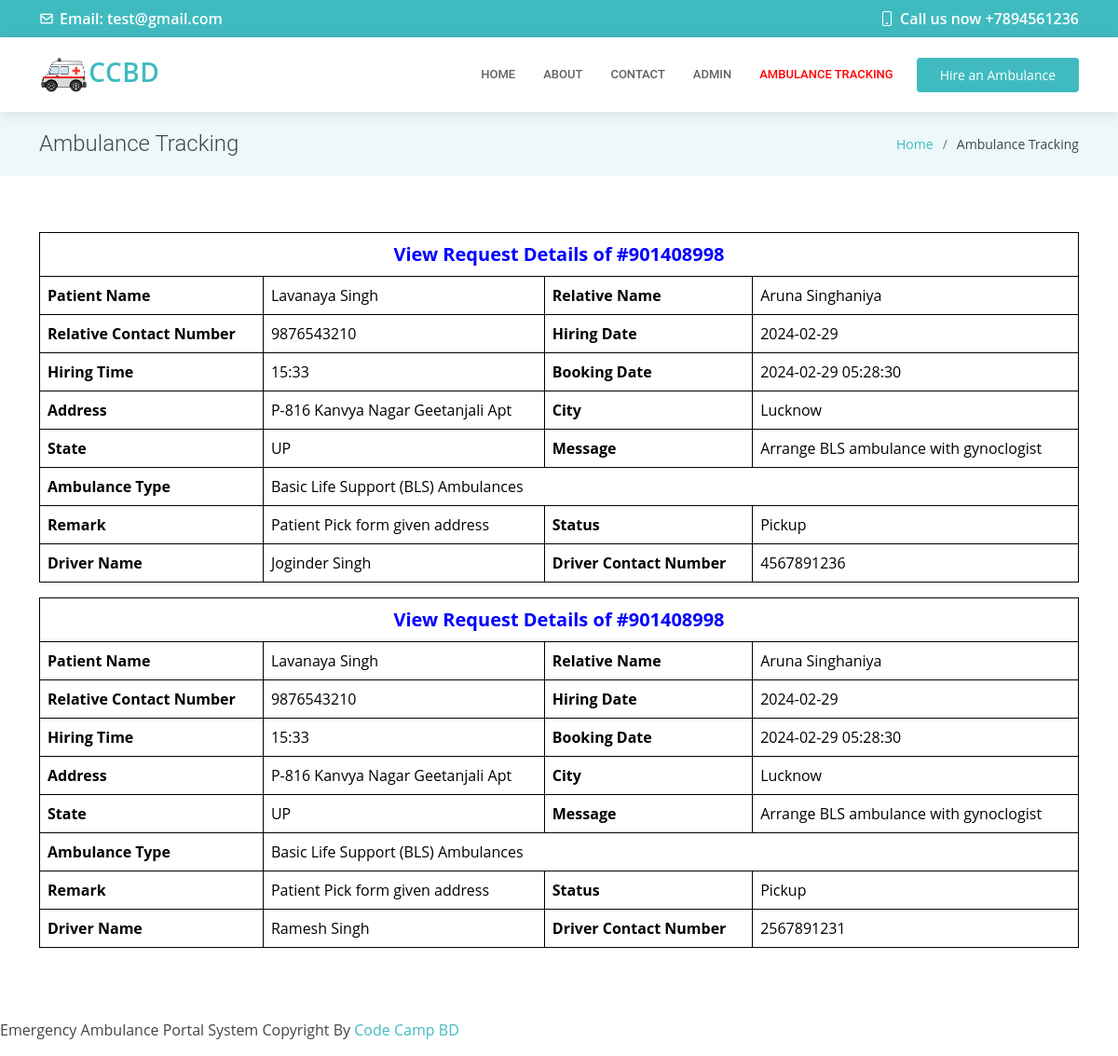
Before: /booking-details.php?id=3 with the older database file.
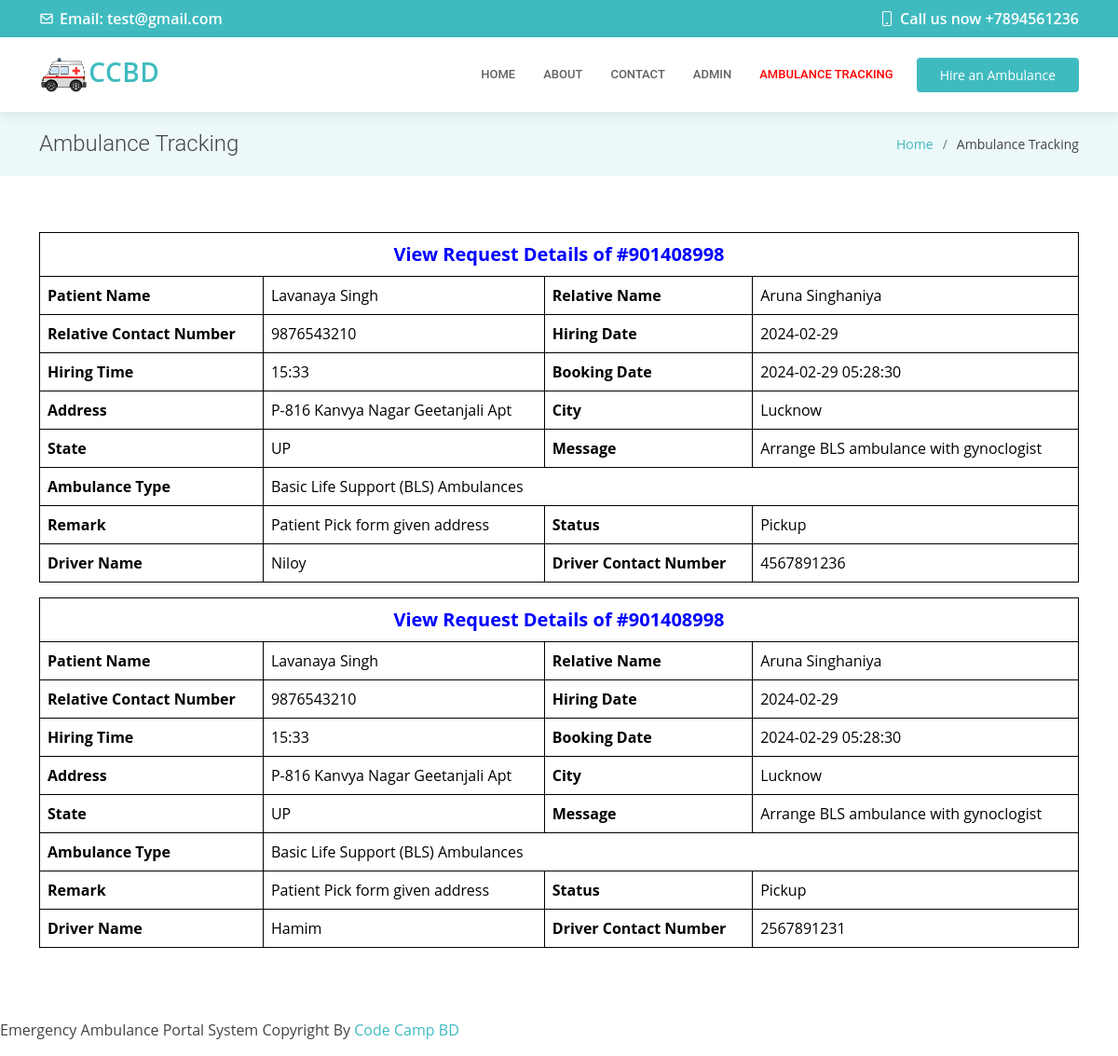
After: the same page with the newer database file.
### tables this page shows
CREATE TABLE `tblpage` (
  `ID` int(10) NOT NULL,
  `PageType` varchar(200) DEFAULT NULL,
  `PageTitle` varchar(200) DEFAULT NULL,
  `PageDescription` mediumtext DEFAULT NULL,
  `Email` varchar(200) DEFAULT NULL,
  `MobileNumber` bigint(10) DEFAULT NULL,
  `UpdationDate` timestamp NULL DEFAULT NULL ON UPDATE current_timestamp()
);

CREATE TABLE `tblambulancehiring` (
  `ID` int(11) NOT NULL,
  `BookingNumber` int(10) DEFAULT NULL,
  `PatientName` varchar(250) DEFAULT NULL,
  `RelativeName` varchar(250) DEFAULT NULL,
  `RelativeConNum` bigint(11) DEFAULT NULL,
  `HiringDate` varchar(250) DEFAULT NULL,
  `HiringTime` varchar(250) DEFAULT NULL,
  `AmbulanceType` int(5) DEFAULT NULL,
  `Address` mediumtext DEFAULT NULL,
  `City` mediumtext DEFAULT NULL,
  `State` mediumtext DEFAULT NULL,
  `Message` longtext DEFAULT NULL,
  `BookingDate` timestamp NULL DEFAULT current_timestamp(),
  `Remark` varchar(250) DEFAULT NULL,
  `Status` varchar(250) DEFAULT NULL,
  `AmbulanceRegNo` varchar(250) DEFAULT NULL,
  `UpdationDate` timestamp NULL DEFAULT NULL ON UPDATE current_timestamp()
);

CREATE TABLE `tblambulance` (
  `ID` int(11) NOT NULL,
  `AmbulanceType` varchar(250) DEFAULT NULL,
  `AmbRegNum` varchar(250) DEFAULT NULL,
  `DriverName` varchar(250) DEFAULT NULL,
  `DriverContactNumber` bigint(20) DEFAULT NULL,
  `CreationDate` timestamp NULL DEFAULT current_timestamp(),
  `Status` varchar(250) DEFAULT NULL,
  `UpdationDate` timestamp NULL DEFAULT NULL ON UPDATE current_timestamp()
);

### booking-details.php (the view, shortened to what this page needs)
<?php
include('includes/dbconnection.php');
?>
<!DOCTYPE html>
<html lang="en">
<head>
  <link href="assets/vendor/fontawesome-free/css/all.min.css" rel="stylesheet">
  <link href="assets/vendor/animate.css/animate.min.css" rel="stylesheet">
  <link href="assets/vendor/aos/aos.css" rel="stylesheet">
  <link href="assets/vendor/bootstrap/css/bootstrap.min.css" rel="stylesheet">
  <link href="assets/vendor/bootstrap-icons/bootstrap-icons.css" rel="stylesheet">
  <link href="assets/vendor/boxicons/css/boxicons.min.css" rel="stylesheet">
  <link href="assets/vendor/glightbox/css/glightbox.min.css" rel="stylesheet">
  <link href="assets/vendor/swiper/swiper-bundle.min.css" rel="stylesheet">
  <link href="assets/css/style.css" rel="stylesheet">
</head>
<body>
  <?php include_once('includes/header.php');?>
  <main id="main">
    <section class="breadcrumbs">
      <div class="container">
        <div class="d-flex justify-content-between align-items-center">
          <h2>Ambulance Tracking</h2>
          <ol>
            <li><a href="index.php" href="#hero">Home</a></li>
            <li>Ambulance Tracking</li>
          </ol>
        </div>
      </div>
    </section>
    <section class="inner-page">
      <div class="container">
       <?php
$id = $_GET['id'];
$ret = mysqli_query($con, "SELECT tblambulancehiring.*,tblambulance.AmbRegNum, tblambulance.DriverName,tblambulance.DriverContactNumber FROM tblambulancehiring
    left join tblambulance on tblambulance.AmbRegNum=tblambulancehiring.AmbulanceRegNo  WHERE tblambulancehiring.ID = '$id'");
while ($row = mysqli_fetch_array($ret)) {
?>
<table style="border:1px solid black;" class="table table-bordered mg-b-0">
    <tr style="text-align:center">
        <th colspan="6" style="font-size:20px;color:blue;text-align: center;">
            View Request Details of #<?php echo $row['BookingNumber']; ?></th>
    </tr>
    <tr>
        <th>Patient Name</th>
        <td><?php echo $row['PatientName']; ?></td>
        <th>Relative Name</th>
        <td><?php echo $row['RelativeName']; ?></td>
    </tr>
    <tr>
    <th>Relative Contact Number</th>
    <td><?php  echo $row['RelativeConNum'];?></td>
    <th>Hiring Date</th>
    <td><?php  echo $row['HiringDate'];?></td>
  </tr>
  <tr>
    <th>Hiring Time</th>
    <td><?php  echo $row['HiringTime'];?></td>
     <th>Booking Date</th>
     <td><?php  echo $row['BookingDate'];?></td>
     <tr>
        <tr>
    <th>Address</th>
    <td><?php  echo $row['Address'];?></td>
    <th>City</th>
    <td><?php  echo $row['City'];?></td>
  </tr>
   <tr>
    <th>State</th>
    <td><?php  echo $row['State'];?></td>
    <th>Message</th>
    <td><?php  echo $row['Message'];?></td>
  </tr>
    <?php
    $atype = $row['AmbulanceType'];
    $ambulanceTypeText = "";
    switch ($atype) {
        case "1":
            $ambulanceTypeText = "Basic Life Support (BLS) Ambulances";
            break;
    }
    ?>
    <tr>
        <th>Ambulance Type</th>
        <td colspan="3"><?php echo $ambulanceTypeText; ?></td>
    </tr>
    <?php if ($row['Remark'] != ''): ?>
    <tr>
        <th>Remark</th>
        <td><?php echo $row['Remark']; ?></td>
        <?php if ($row['Status'] != ''): ?>
        <th>Status</th>
        <td><?php echo $row['Status']; ?></td>
        <?php endif; ?>
    </tr>
    </tr>
    <?php endif; ?>
     <?php if ($row['Status'] != ''){ ?>
    <tr>
       <th>Driver Name</th>
        <td><?php echo $row['DriverName']; ?></td>
         <th>Driver Contact Number</th>
        <td><?php echo $row['DriverContactNumber']; ?></td>
      </tr>
      <?php }?>
</table>
<?php
}
?>
      </div>
    </section>
  </main>
<?php include_once('includes/footer.php');?>
</body>
</html>

### includes/header.php (shortened to what this page needs)
 <div id="topbar" class="d-flex align-items-center fixed-top">
   <div class="container d-flex align-items-center justify-content-center justify-content-md-between">
      <?php
$query=mysqli_query($con,"select * from  tblpage where PageType='contactus'");
while ($row=mysqli_fetch_array($query)) {
?>
     <div class="align-items-center d-none d-md-flex">
       <i class="bx bx-envelope"></i> Email:  <?php  echo $row['Email'];?>
     </div>
     <div class="d-flex align-items-center">
       <i class="bi bi-phone"></i> Call us now +<?php  echo $row['MobileNumber'];?>
     </div><?php } ?>
   </div>
 </div>
 <header id="header" class="fixed-top">
   <div class="container d-flex align-items-center">
     <a href="index.php" class="logo me-auto"><img src="assets/img/logo.png" alt="">CCBD</a>
     <nav id="navbar" class="navbar order-last order-lg-0">
       <ul>
         <li><a class="nav-link scrollto " href="index.php#hero">Home</a></li>
         <li><a class="nav-link scrollto" href="index.php#about">About</a></li>
          <li><a class="nav-link scrollto" href="index.php#contact">Contact</a></li>
         <li><a class="nav-link scrollto" href="admin/login.php">Admin</a></li>
         <li><a class="nav-link scrollto" style="color: red;" href="ambulance-tracking.php">Ambulance Tracking</a></li>
       </ul>
     </nav>
     <a href="#appointment" class="appointment-btn scrollto"><span class="d-none d-md-inline">Hire an</span> Ambulance</a>
   </div>
 </header>

### admin/includes/footer.php
<div class="footer">
			<div class="wthree-copyright">
			  <p> Emergency Ambulance Portal System Copyright By <a href="https://www.youtube.com/@codecampbdofficial" target="_blank" >Code Camp BD</a></p>
			</div>
		  </div>

### assets/css/style.css (style rules this page uses)
body { font-family: "Open Sans", sans-serif; color: #444444; }
a { color: #3fbbc0; text-decoration: none; }
h1, h2, h3, h4, h5, h6 { font-family: "Roboto", sans-serif; }
#topbar { background: #3fbbc0; color: #fff; height: 40px; font-size: 16px; font-weight: 600; z-index: 996; transition: all 0.5s; }
#topbar i { padding-right: 6px; line-height: 0; }
#header { background: #fff; transition: all 0.5s; z-index: 997; padding: 20px 0; top: 40px; box-shadow: 0px 2px 15px rgba(0, 0, 0, 0.1); }
#header .logo { font-size: 28px; margin: 0; padding: 0; line-height: 1; font-weight: 600; letter-spacing: 0.5px; text-transform: uppercase; }
#header .logo img { max-height: 40px; }
.appointment-btn { margin-left: 25px; background: #3fbbc0; color: #fff; border-radius: 4px; padding: 8px 25px; white-space: nowrap; transition: 0.3s; font-size: 14px; display: inline-block; }
.navbar { padding: 0; }
.navbar ul { margin: 0; padding: 0; display: flex; list-style: none; align-items: center; }
.navbar li { position: relative; }
.navbar a, .navbar a:focus { display: flex; align-items: center; justify-content: space-between; padding: 10px 0 10px 30px; font-family: "Roboto", sans-serif; font-size: 13px; color: #626262; white-space: nowrap; transition: 0.3s; text-transform: uppercase; font-weight: 500; }
section { padding: 60px 0; overflow: hidden; }
.breadcrumbs { padding: 20px 0; background-color: #ecf8f9; min-height: 40px; margin-top: 120px; }
.breadcrumbs h2 { font-size: 24px; font-weight: 300; margin: 0; }
.breadcrumbs ol { display: flex; flex-wrap: wrap; list-style: none; padding: 0; margin: 0; font-size: 14px; }
.breadcrumbs ol li+li { padding-left: 10px; }
.breadcrumbs ol li+li::before { display: inline-block; padding-right: 10px; color: #6c757d; content: "/"; }

Changed rows visible on the page:
changed through a linked row, tblambulancehiring "Lavanaya Singh": tblambulance.DriverName "Joginder Singh" → "Niloy"; tblambulance.DriverName "Ramesh Singh" → "Hamim"
